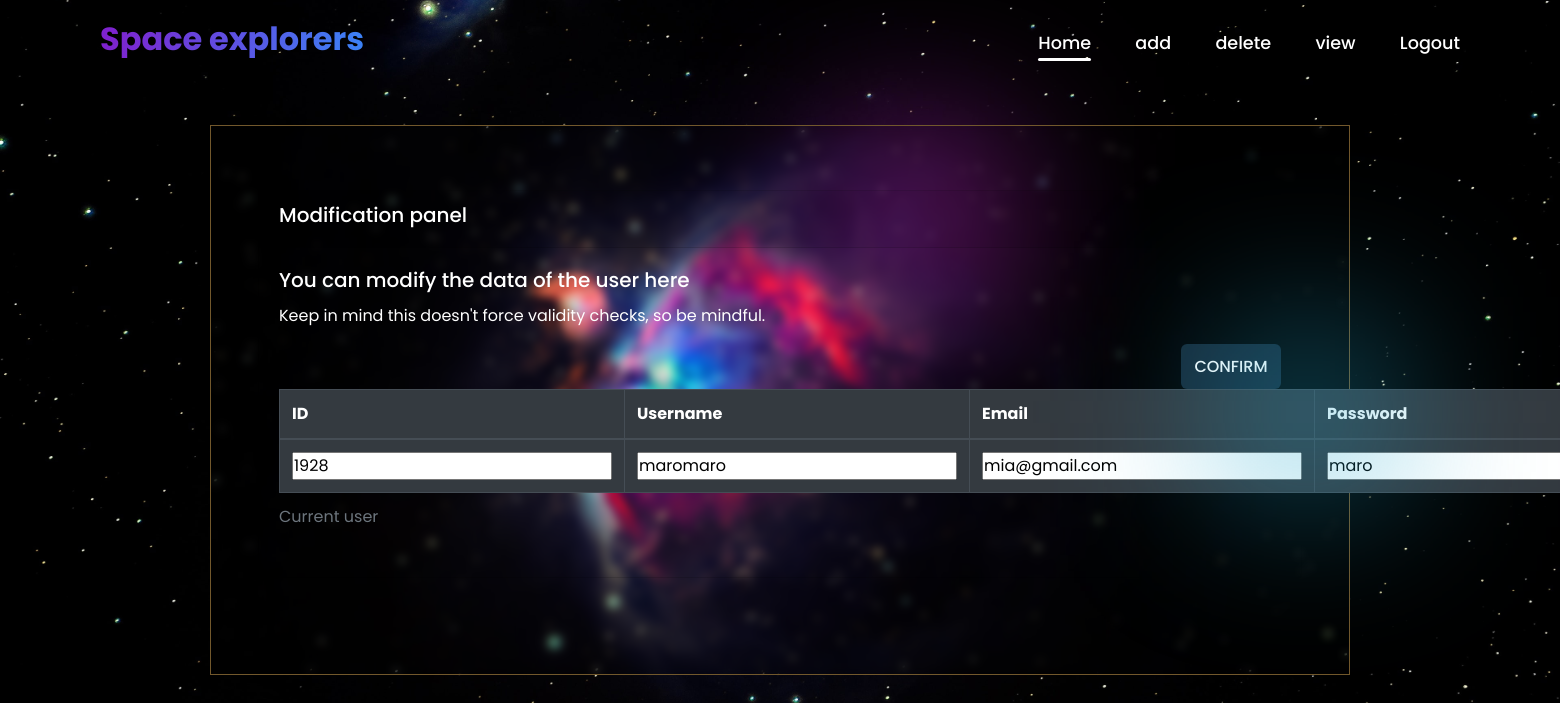
The app's page /admin/edit.php?id=1928 with its own data.
### tables this page shows
CREATE TABLE `user` (
  `user_id` int(11) NOT NULL,
  `user_email` varchar(50) NOT NULL,
  `user_username` varchar(50) NOT NULL,
  `user_password` varchar(10) NOT NULL,
  `user_state` int(11) NOT NULL DEFAULT 1
);

### admin/edit.php (the view, shortened to what this page needs)
<!DOCTYPE html>
<html lang="en">
<head>
    <link rel="stylesheet" href="https://cdn.jsdelivr.net/npm/bootstrap@4.6.2/dist/css/bootstrap.min.css">
    <link rel="stylesheet" href="..\homee.css">
</head>
<?php include 'header.php'; ?>
<body>
    <div class="container">
        <div class="jumbotron" style="backdrop-filter: blur(5px)">
            <div class="card ">
                <div class="card-header">
                    <h5> Modification panel </h5>
                </div>
                <form action="includes/edithandler.php" method="post">
                    <div class="card-body">
                        <h5 class="card-title">You can modify the data of the user here </h5>
                        <p class="card-text">Keep in mind this doesn't force validity checks, so be mindful.</p>
                        <div class="row">
                            <div class="col-md-12 text-right">
                                <input type="submit" name="submit" value="CONFIRM" class="btn btn-success btn-mx-2 badge-pill" style="width: 100px;" />
                            </div>
                        </div>
                        <table class="table table-hover table-bordered table-dark">
                            <caption>Current user</caption>
                            <thead>
                                <tr>
                                    <th scope="col">ID</th>
                                    <th scope="col">Username</th>
                                    <th scope="col">Email</th>
                                    <th scope="col">Password</th>
                                </tr>
                            </thead>
                            <tbody>
                                <?php
                                include('connection.php');
                                $currentUserId = mysqli_real_escape_string($con, $_GET['id']);
                                $query = "SELECT * FROM `user` WHERE user_id = $currentUserId";
                                $sql = mysqli_query($con, $query);
                                if ($sql->num_rows > 0) {
                                    foreach ($sql as $sqlitems) {
                                ?>
                                        <tr>
                                            <td>
                                                <input type="text"  name="user_id" value="<?= $sqlitems['user_id'] ?>" />
                                            </td>
                                            <td>
                                                <input type="text" name="user_username" value="<?= $sqlitems['user_username'] ?>" />
                                            </td>
                                            <td>
                                                <input type="text" name="user_email" value="<?= $sqlitems['user_email'] ?>" />
                                            </td>
                                            <td>
                                                <input type="text" name="user_password" value="<?= $sqlitems['user_password'] ?>" />
                                            </td>
                                        </tr>
                                    <?php
                                    }
                                } else {
                                    ?>
                                    <tr>
                                        <td colspan="7">No record found </td>
                                    </tr>
                                <?php
                                }
                                ?>
                            </tbody>
                        </table>
                    </div>
                </form>
            </div>
        </div>
    </div>
</body>
</html>

### Homee.css (style rules this page uses)
* { margin: 0; padding: 0; box-sizing: border-box; font-family: 'Poppins', sans-serif; }
body { display: flex; justify-content: center; align-items: center; min-height: 100vh; background-color: #252954; background-size: cover; background-position: center; background-color: #221f2f; }
body::before { content: ""; position: absolute; width: 120px; height: 120px; left: 55%; top: 20%; background-color: #ed2ff0; filter: blur(90px); }
body::after { content: ""; position: absolute; width: 120px; height: 120px; left: 80%; top: 44%; background-color: #22a8cd; filter: blur(90px); }
.btn { height: 45px; background: #162938; border: none; outline: none; border-radius: 6px; cursor: pointer; font-size: 1em; color: #fff; font-weight: 500; }

### admin/edit.php (style rules this page uses)
body { background-image: url(wallpaperflare.com_wallpaper.jpg); background-size: cover; height: 97vh; display: flex; justify-content: center; align-items: center; }
.container { backdrop-filter: blur(5px); border: 1px solid #72582c; }
.jumbotron { backdrop-filter: blur(5px); background-color: transparent; }
.card { backdrop-filter: blur(5px); background-color: transparent; color: white; }

### records on screen
user: user_id "1928", user_username "maromaro", user_email "mia@gmail.com", user_password "maro"
